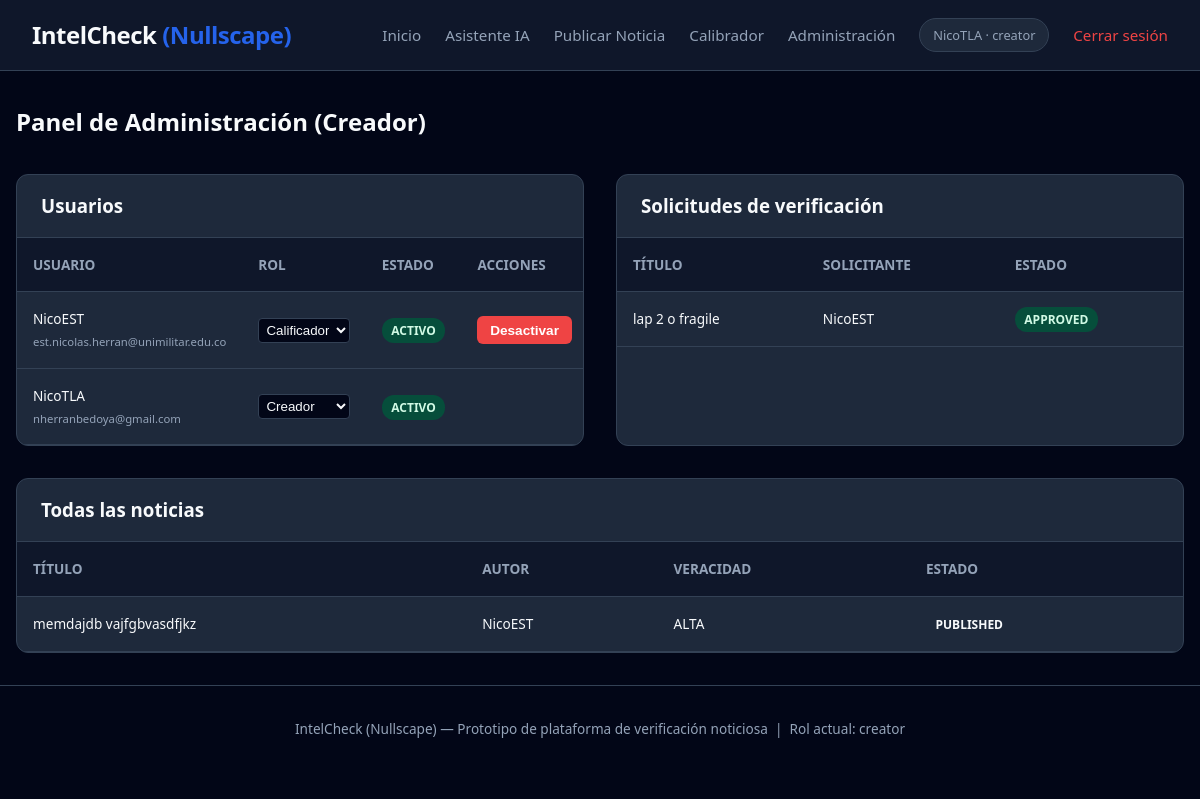
The page /admin (signed in) on the database its author committed.
### app.py (models this page shows, shortened)
class User(db.Model, UserMixin):
    __tablename__ = 'user'
    id = db.Column(db.Integer, primary_key=True)
    username = db.Column(db.String(80), unique=True, nullable=False)
    email = db.Column(db.String(120), unique=True, nullable=False)
    password_hash = db.Column(db.String(255), nullable=False)
    role = db.Column(db.String(20), default='user')
    created_at = db.Column(db.DateTime, default=datetime.utcnow)
    is_active = db.Column(db.Boolean, default=True)
    news = db.relationship('News', backref='author', lazy=True, foreign_keys='News.author_id')
    requests = db.relationship('VerificationRequest', backref='requester', lazy=True, foreign_keys='VerificationRequest.requester_id')
    def is_creator(self):
        return self.role == 'creator'
    def is_calibrador(self):
        return self.role in ('calibrador', 'creator')

class VerificationRequest(db.Model):
    __tablename__ = 'verification_request'
    id = db.Column(db.Integer, primary_key=True)
    title = db.Column(db.String(200), nullable=False)
    content = db.Column(db.Text, nullable=False)
    image_url = db.Column(db.String(300), nullable=True)
    requester_id = db.Column(db.Integer, db.ForeignKey('user.id'), nullable=False)
    created_at = db.Column(db.DateTime, default=datetime.utcnow)
    status = db.Column(db.String(20), default='pending')
    reviewed_by = db.Column(db.Integer, db.ForeignKey('user.id'), nullable=True)
    reviewed_at = db.Column(db.DateTime, nullable=True)
    admin_response = db.Column(db.Text, nullable=True)
    reviewer = db.relationship('User', foreign_keys=[reviewed_by])

class News(db.Model):
    __tablename__ = 'news'
    id = db.Column(db.Integer, primary_key=True)
    title = db.Column(db.String(200), nullable=False)
    content = db.Column(db.Text, nullable=False)
    image_url = db.Column(db.String(300), nullable=True)
    author_id = db.Column(db.Integer, db.ForeignKey('user.id'), nullable=False)
    created_at = db.Column(db.DateTime, default=datetime.utcnow)
    status = db.Column(db.String(20), default='published')
    veracity_level = db.Column(db.String(20), nullable=True)
    veracity_note = db.Column(db.Text, nullable=True)
    verified_by = db.Column(db.Integer, db.ForeignKey('user.id'), nullable=True)
    verified_at = db.Column(db.DateTime, nullable=True)
    verifier = db.relationship('User', foreign_keys=[verified_by])

### app.py (the view)
        def wrapped(*args, **kwargs):
            if not current_user.is_authenticated:
                flash('Debes iniciar sesión primero.', 'warning')
                return redirect(url_for('login'))
            if current_user.role not in roles:
                flash('No tienes permiso para acceder a esta sección.', 'danger')
                return redirect(url_for('dashboard'))
            return f(*args, **kwargs)

### app.py (called while the page is built)
@login_manager.user_loader
def load_user(user_id):
    return User.query.get(int(user_id))

def role_required(*roles):
    def decorator(f):
        def wrapped(*args, **kwargs):
            if not current_user.is_authenticated:
                flash('Debes iniciar sesión primero.', 'warning')
                return redirect(url_for('login'))
            if current_user.role not in roles:
                flash('No tienes permiso para acceder a esta sección.', 'danger')
                return redirect(url_for('dashboard'))
            return f(*args, **kwargs)
        wrapped.__name__ = f.__name__
        return wrapped
    return decorator

@app.route('/admin')
@login_required
@role_required('creator')
def admin_panel():
    usuarios = User.query.order_by(User.created_at.desc()).all()
    solicitudes = VerificationRequest.query.order_by(
        VerificationRequest.created_at.desc()
    ).all()
    noticias = News.query.order_by(News.created_at.desc()).all()
    return render_template('admin.html',
                           usuarios=usuarios,
                           solicitudes=solicitudes,
                           noticias=noticias)

### templates/admin.html (shortened to what this page needs)
{% extends "base.html" %}
{% block content %}
<h2 style="margin-bottom: 2rem;">Panel de Administración (Creador)</h2>
<div style="display: grid; grid-template-columns: repeat(auto-fit, minmax(300px, 1fr)); gap: 2rem; margin-bottom: 2rem;">
    <div class="table-card">
        <h3 style="padding: 1rem 1.5rem; border-bottom: 1px solid var(--border); color: var(--text);">Usuarios</h3>
        <table style="font-size: 0.85rem;">
            <thead>
                <tr>
                    <th>Usuario</th>
                    <th>Rol</th>
                    <th>Estado</th>
                    <th>Acciones</th>
                </tr>
            </thead>
            <tbody>
                {% for u in usuarios %}
                <tr>
                    <td>{{ u.username }}<br><small style="color: var(--text-muted);">{{ u.email }}</small></td>
                    <td>
                        <form method="POST" action="{{ url_for('change_user_role', user_id=u.id) }}" style="display: inline;">
                            <select name="role" onchange="this.form.submit()" style="background: var(--darker); color: var(--text); border: 1px solid var(--border); padding: 0.2rem; border-radius: 4px;">
                                <option value="calibrador" {% if u.role=='calibrador' %}selected{% endif %}>Calificador</option>
                                <option value="creator" {% if u.role=='creator' %}selected{% endif %}>Creador</option>
                            </select>
                        </form>
                    </td>
                    <td>
                        <span class="status-badge status-{% if u.is_active %}approved{% else %}rejected{% endif %}">
                            {% if u.is_active %}Activo{% else %}Inactivo{% endif %}
                        </span>
                    </td>
                    <td>
                        {% if u.id != current_user.id %}
                            <form method="POST" action="{{ url_for('toggle_user', user_id=u.id) }}" style="display: inline;">
                                <button type="submit" class="btn btn-sm btn-danger" onclick="return confirm('¿Estás seguro?')">
                                    {% if u.is_active %}Desactivar{% else %}Activar{% endif %}
                                </button>
                            </form>
                        {% endif %}
                    </td>
                </tr>
                {% endfor %}
            </tbody>
        </table>
    </div>
    <div class="table-card">
        <h3 style="padding: 1rem 1.5rem; border-bottom: 1px solid var(--border); color: var(--text);">Solicitudes de verificación</h3>
        <table style="font-size: 0.85rem;">
            <thead>
                <tr>
                    <th>Título</th>
                    <th>Solicitante</th>
                    <th>Estado</th>
                </tr>
            </thead>
            <tbody>
                {% for s in solicitudes %}
                <tr>
                    <td>{{ s.title }}</td>
                    <td>{{ s.requester.username }}</td>
                    <td><span class="status-badge status-{{ s.status }}">{{ s.status|upper }}</span></td>
                </tr>
                {% endfor %}
            </tbody>
        </table>
    </div>
</div>
<div class="table-card">
    <h3 style="padding: 1rem 1.5rem; border-bottom: 1px solid var(--border); color: var(--text);">Todas las noticias</h3>
    <table style="font-size: 0.85rem;">
        <thead>
            <tr>
                <th>Título</th>
                <th>Autor</th>
                <th>Veracidad</th>
                <th>Estado</th>
            </tr>
        </thead>
        <tbody>
            {% for n in noticias %}
            <tr>
                <td>{{ n.title }}</td>
                <td>{{ n.author.username }}</td>
                <td>{{ n.veracity_level|upper if n.veracity_level else 'Pendiente' }}</td>
                <td><span class="status-badge status-{{ n.status }}">{{ n.status|upper }}</span></td>
            </tr>
            {% endfor %}
        </tbody>
    </table>
</div>
{% endblock %}

### templates/base.html (shortened to what this page needs)
<!DOCTYPE html>
<html lang="es">
<head>
    <link rel="stylesheet" href="{{ url_for('static', filename='css/style.css') }}">
</head>
<body>
<nav class="navbar">
    <div class="logo">
        IntelCheck <span>(Nullscape)</span>
    </div>
    <div class="nav-links">
        {% if current_user.is_authenticated %}
            <a href="{{ url_for('index') }}">Inicio</a>
            <a href="{{ url_for('ai_chat') }}">Asistente IA</a>
            {% if current_user.is_calibrador() %}
                <a href="{{ url_for('create_news') }}">Publicar Noticia</a>
                <a href="{{ url_for('calibrador_panel') }}">Calibrador</a>
            {% endif %}
            {% if current_user.is_creator() %}
                <a href="{{ url_for('admin_panel') }}">Administración</a>
            {% endif %}
            <span class="user-badge">{{ current_user.username }} · {{ current_user.role }}</span>
            <a href="{{ url_for('logout') }}" style="color: var(--danger);">Cerrar sesión</a>
        {% else %}
            <a href="{{ url_for('index') }}">Inicio</a>
            <a href="{{ url_for('login') }}">Iniciar sesión</a>
            <a href="{{ url_for('register') }}" class="btn btn-primary" style="padding: 0.4rem 1rem; font-size: 0.85rem;">Registrarse</a>
        {% endif %}
    </div>
</nav>
<div class="container">
    {% block content %}{% endblock %}
</div>
<footer style="text-align:center; padding: 2rem; color: var(--text-muted); font-size: 0.85rem; border-top: 1px solid var(--border);">
    IntelCheck (Nullscape) — Prototipo de plataforma de verificación noticiosa &nbsp;|&nbsp; Rol actual:
    {% if current_user.is_authenticated %}{{ current_user.role }}{% else %}Invitado{% endif %}
</footer>
</body>
</html>

### static/css/style.css (style rules this page uses)
:root { --primary: #2563eb; --primary-dark: #1d4ed8; --secondary: #64748b; --success: #10b981; --danger: #ef4444; --warning: #f59e0b; --dark: #0f172a; --darker: #020617; --card: #1e293b; --border: #334155; --text: #f8fafc; --text-muted: #94a3b8; --shadow: 0 4px 6px -1px rgba(0, 0, 0, 0.3); }
* { box-sizing: border-box; margin: 0; padding: 0; }
body { font-family: 'Segoe UI', Roboto, Helvetica, Arial, sans-serif; background: var(--darker); color: var(--text); line-height: 1.6; }
a { color: var(--primary); text-decoration: none; }
.navbar { background: var(--dark); padding: 1rem 2rem; display: flex; justify-content: space-between; align-items: center; border-bottom: 1px solid var(--border); position: sticky; top: 0; z-index: 100; }
.navbar .logo { font-size: 1.5rem; font-weight: 800; color: var(--text); letter-spacing: -0.5px; }
.navbar .logo span { color: var(--primary); }
.nav-links { display: flex; gap: 1.5rem; align-items: center; }
.nav-links a { color: var(--text-muted); font-weight: 500; font-size: 0.95rem; }
.user-badge { background: var(--card); padding: 0.35rem 0.8rem; border-radius: 20px; font-size: 0.8rem; border: 1px solid var(--border); color: var(--text-muted); }
.container { max-width: 1200px; margin: 0 auto; padding: 2rem 1rem; }
.btn { display: inline-flex; align-items: center; gap: 0.5rem; padding: 0.75rem 1.5rem; border-radius: 8px; font-weight: 600; font-size: 0.95rem; border: none; cursor: pointer; transition: all 0.2s; }
.btn-sm { padding: 0.4rem 0.8rem; font-size: 0.85rem; }
.btn-danger { background: var(--danger); color: white; font-size: 0.85rem; padding: 0.4rem 0.8rem; border-radius: 6px; }
.table-card { background: var(--card); border: 1px solid var(--border); border-radius: 12px; overflow: hidden; }
table { width: 100%; border-collapse: collapse; }
th, td { padding: 1rem; text-align: left; border-bottom: 1px solid var(--border); }
th { background: var(--dark); color: var(--text-muted); font-weight: 600; font-size: 0.85rem; text-transform: uppercase; }
.status-badge { padding: 0.25rem 0.6rem; border-radius: 12px; font-size: 0.75rem; font-weight: 700; text-transform: uppercase; }
.status-approved { background: #064e3b; color: #d1fae5; }

### rows shown on the page
User: username "NicoTLA", role "creator", email "nherranbedoya@gmail.com", role "Creador", is_active "ACTIVO"
User: username "NicoEST", email "est.nicolas.herran@unimilitar.edu.co", role "Calificador", is_active "ACTIVO"
VerificationRequest: title "lap 2 o fragile", requester.username "NicoEST", status "APPROVED"
News: title "memdajdb vajfgbvasdfjkz", author.username "NicoEST", veracity_level "ALTA", status "PUBLISHED"
